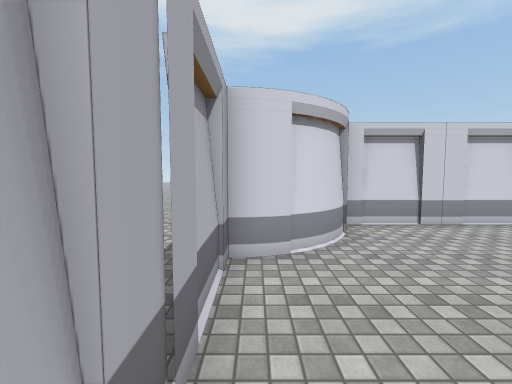
View 1 (above)

14 first-person views from a walk through a scene from a Unity 3-D project. The camera is 1.5 m above the floor, tilts 4° down and sees 90° across. The floor is counted in squares, 1 m on a side. Each view is taken from the middle of a square. On the plan, view 1 faces up. The plan holds only what a view shows up to about 13 squares ahead; the rest is blank. The place goes on beyond the plan. The player character is not drawn. Some surface patterns are stand-ins.

View 2
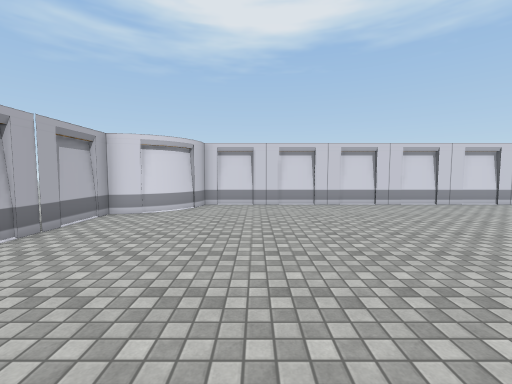

View 3
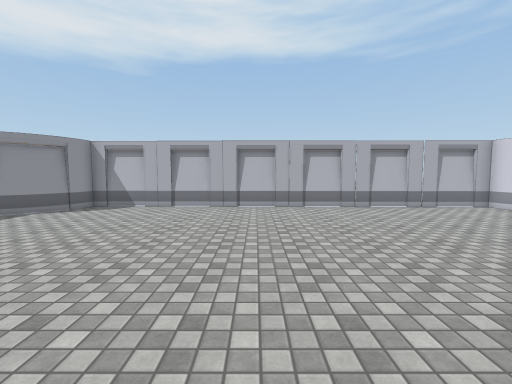

View 4
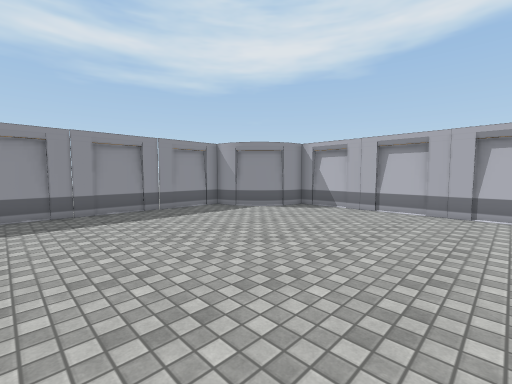

View 5
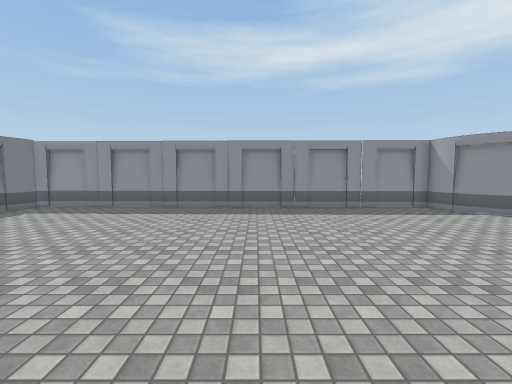

View 6
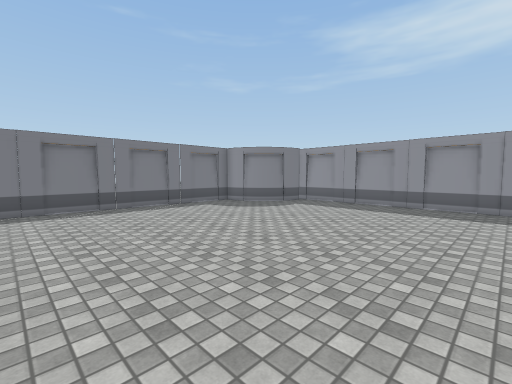

View 7
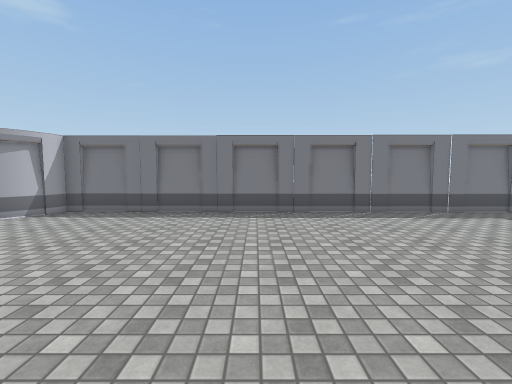

View 8
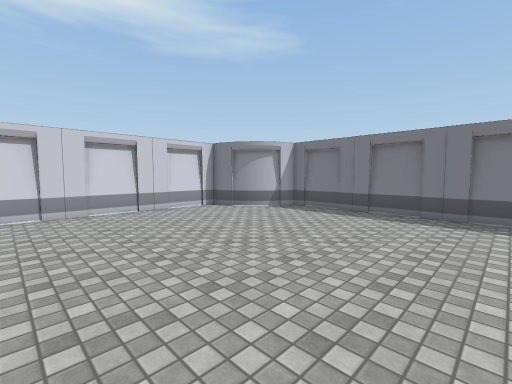

View 9
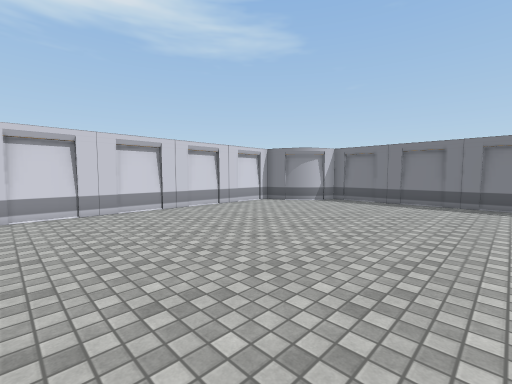

View 10
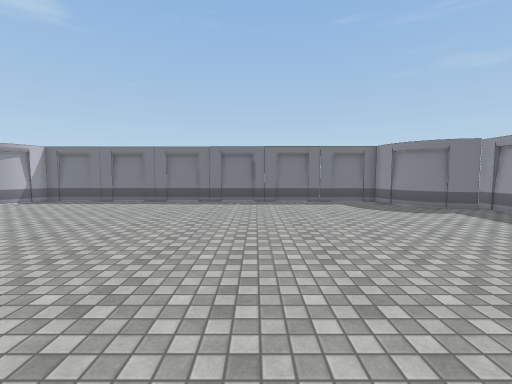

View 11
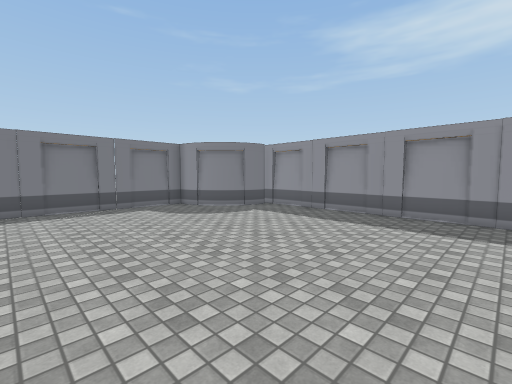

View 12
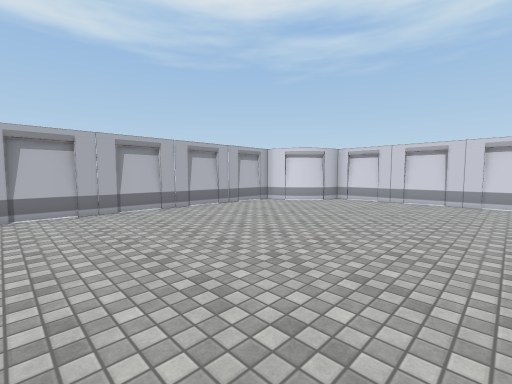

View 13
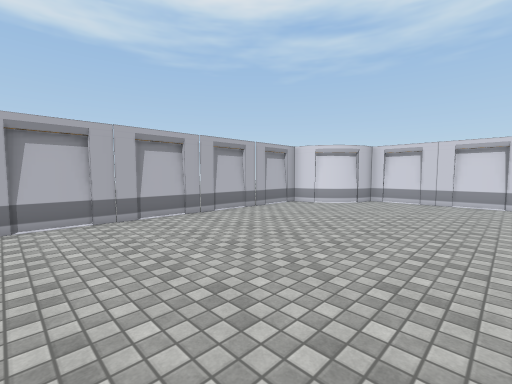

View 14
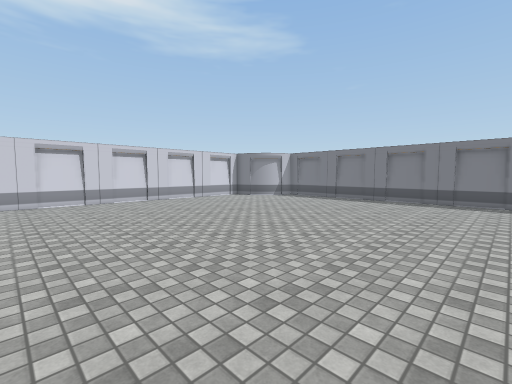

### Floor plan
Points are (right, up) in squares from view 1. A wall is a line through its corners. A room is listed if a view was taken in it or the views show most of it. See-through windows are left out.
Room 1 (views 1, 2, 3, 4, 5, 6, 7, 8, 9, 10, 11, 12, 13, 14)
walls: (-0.7, 1.6) (-0.7, -13.5) (-0.3, -13.5); (-0.5, 2.2) (-0.5, 1.5); (2.1, 6.1) (1.6, 5.4) (1, 5); (14.9, -16.9) (16.6, -16.9); (0.7, 4.7) (0.2, 4.6); (2.2, 6.5) (1.9, 5.8) (1.2, 5.1) (0.5, 4.8); (0.3, 4.6) (-0.2, 4.5); (23.3, 2.1) (23.3, 3.9); (2.4, 6.8) (2.3, 6.3); (-0.9, -11.1) (-0.9, -12.9); (22.9, -11.1) (22.9, -10.4); (-0.1, 4.5) (-0.5, 4.5) (-0.5, 3.9); (5.1, -16.7) (17.9, -16.7); (4.6, -16.5) (5.2, -16.5); (2.5, 7.2) (2.4, 6.7); (21.6, 5.3) (21.3, 5.6); (-0.7, 4) (-0.7, 2.1); (21.1, 6) (20.8, 6.4); (20.8, 6.3) (20.6, 6.8); (20.9, -14.3) (21.3, -14); (0.7, -14) (1.3, -14.4) (1.8, -15.1); (21.6, -13.7) (22.1, -13.6); (20.6, 6.7) (20.5, 7.1); (22.4, 4.8) (22, 5) (21.4, 5.4) (21, 6); (2, -15.3) (2.1, -15.7); (20.4, -15) (20.7, -14.6); (0.3, -13.8) (1, -14.1) (1.6, -14.8) (2, -15.4); (20.1, -15.4) (20.5, -14.8) (21.2, -14.1) (21.8, -13.8); (0, -13.6) (0.5, -13.7); (22, -13.6) (22.5, -13.5); (22.8, 4.6) (22.3, 4.7); (2.1, -15.6) (2.2, -16.1); (17.9, -16.9) (19.7, -16.9); (19.9, -15.8) (20.1, -15.2); (-0.4, -13.5) (0.1, -13.6); (2.2, -16) (2.2, -16.5) (2.9, -16.5); (19.9, -16.1) (20, -15.7); (20.6, 7.6) (2.5, 7.6); (2.9, -16.7) (4.6, -16.7); (23.1, -13) (23.1, 4.5) (22.7, 4.6); (22.9, -13.5) (22.9, -12.8); (19.9, -16.5) (19.9, -16)

Positions as (right, up) in squares from view 1, and headings:
1: (0, 0), facing up
2: (5, -5), facing up
3: (11, -6), facing left
4: (10, -6), facing down-left
5: (10, -5), facing down
6: (11, -4), facing down-right
7: (13, -3), facing right
8: (13, -3), facing up-right
9: (9, -3), facing up-right
10: (9, -7), facing right
11: (11, -7), facing down-right
12: (10, -7), facing up-left
13: (8, -7), facing up-left
14: (8, -7), facing up-right
